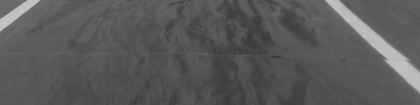
%> input picture 14.jpg, 420 x 105 px, shrunk from 600 x 150 before the run
$ octave filtro_afilado.m   (GNU Octave 9; MATLAB toolbox functions it lacks are replaced by stand-ins)
%> lines starting %> are read from the running program, lines starting %| are printed output that depends on the picture
close all
[filename,path]=uigetfile({'*.jpg;*.png;*.bmp;*.tiff;*.tif;*.jfif'},'Select the MATLAB code file');
%> the answer given: 14.jpg
I=imread([path,filename]);
%> I is the input picture: size 105x420x3 uint8; min 54, max 200, mean 89.5
if size(I,3)==3
    I=rgb2gray(I);
%> I: size 105x420 uint8
end
I=im2double(I);
%> I: size 105x420 double

% It=double(I);

%%%% Derivadas y gradiente
Idx=[I(:,2:end) I(:,1)]-I;
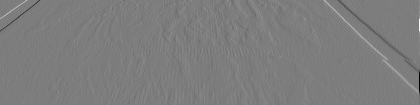
%> Idx: size 105x420 double; min -0.4, max 0.412, mean 2.52e-21; drawn with min black and max white
Idy=[I(2:end,:);I(1,:)]-I;
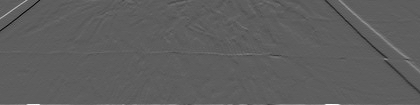
%> Idy: size 105x420 double; min -0.271, max 0.459, mean 1.61e-19; drawn with min black and max white
Gd= sqrt(Idx.^2+Idy.^2);
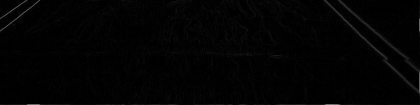
%> Gd: size 105x420 double; min 0, max 0.459, mean 0.0129
figure
imshow(mat2gray([Idx, Idy, Gd]))
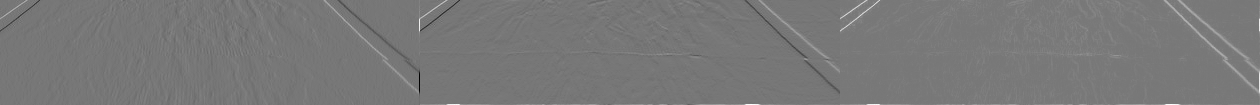
%> displayed picture: size 105x1260, on the screen's scale of 0 to 255; min 0, max 255, mean 120.1


%%% Laplaciano
a=0.5;
w= 3*[a/(1+a), (1-a)/(1+a), a/(1+a); (1-a)/(1+a), -4/(1+a), (1-a)/(1+a); a/(1+a), (1-a)/(1+a), a/(1+a)];
cb=(size(w,1)-1)/2;
b=size(w,2);
Ia=[zeros(cb,size(I,2));I;zeros(cb,size(I,2))];
Ia=[zeros(size(I,1)+2*cb,cb),Ia,zeros(size(I,1)+2*cb,cb)];
%> Ia: size 107x422 double
If=zeros(size(Ia));
for i=1:size(Ia,1)-b
    for j=1:size(Ia,2)-b
        Itemp=Ia(i:i+b-1,j:j+b-1);
        If(i+b,j+b)= sum(sum(Itemp.*w));
    end
end
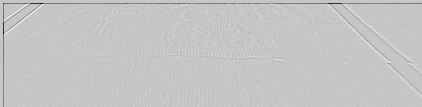
%> If: size 107x422 double; min -2.97, max 0.851, mean -0.0137; drawn with min black and max white
If=If(cb+1:end-cb,cb+1:end-cb);
%> If: size 105x420 double
%imwrite(Ir,'fign.jpg')
figure, imshow(mat2gray(If))


%% filtro LoG
w=3;
cb=(w-1)/2;
covari=[1.4, 1;1.4, 1];
vari=1.4;
[x,y]=meshgrid(-cb:cb,-cb:cb);
wlog=zeros(w,w);
o=1;
for i=-cb:cb
    p=1;
    for j=-cb:cb
      wlog(o,p)= (-1./(pi*vari^4)) * (1-((i.^2+j.^2)./(2*vari^2))) * (exp(-(i.^2+j.^2)./(2*vari^2)));
      p=p+1;
    end
    o=o+1;
end

cb=(size(wlog,1)-1)/2;
b=size(wlog,2);
Ia=[zeros(cb,size(I,2));I;zeros(cb,size(I,2))];
Ia=[zeros(size(I,1)+2*cb,cb),Ia,zeros(size(I,1)+2*cb,cb)];
If=zeros(size(Ia));
for i=1:size(Ia,1)-b
    for j=1:size(Ia,2)-b
        Itemp=Ia(i:i+b-1,j:j+b-1);
        If(i+b,j+b)= sum(sum(Itemp.*wlog));
    end
end
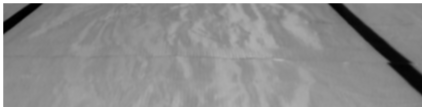
%> If: size 107x422 double; min -0.283, max 0, mean -0.126; drawn with min black and max white
If=If(cb+1:end-cb,cb+1:end-cb);
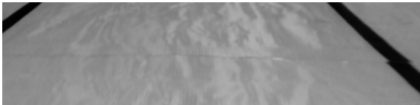
%> If: size 105x420 double; min -0.283, max 0, mean -0.127; drawn with min black and max white
%imwrite(Ir,'fign.jpg')
figure, imshow(mat2gray(If),[])
